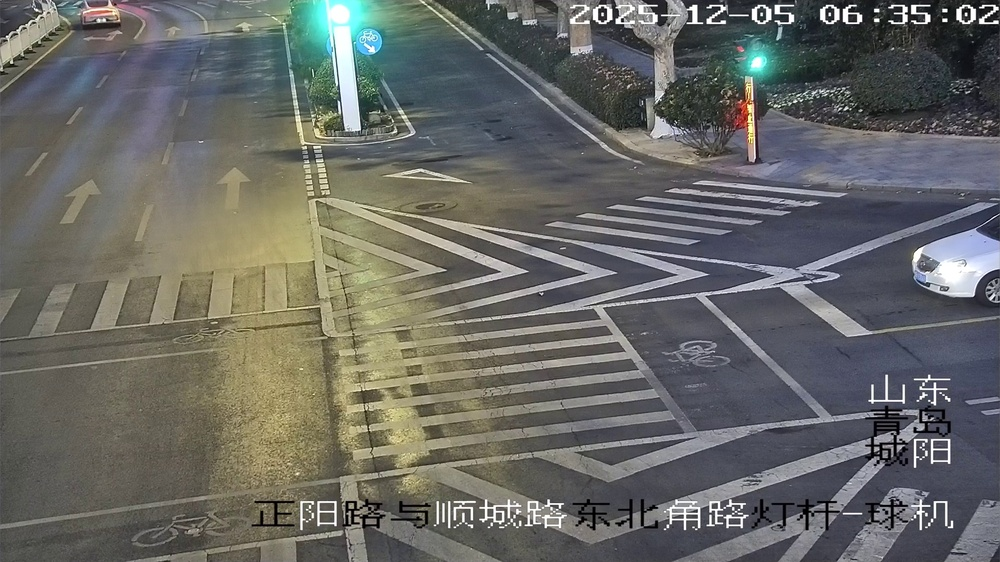
#> input picture 图像质量检测/light-data/AA_frame_31.jpg, 1000 x 562 px, shrunk from 1920 x 1080 before the run; its folder holds only this picture in this run
$ python -i '遮挡检测.py'   (imports and definitions only)
#> lines starting #> are read from the running program, lines starting #| are printed output that depends on the picture; after the words box and inside, x2 and y2 are one past the last pixel; in counts of white or black regions, pixels touching at a corner belong together
#> further down, picture is the input picture: shape (562, 1000, 3); mean B, G, R 101, 105, 104.2
import cv2
import numpy as np
import os


def detect_black_occlusion(
        img,
        black_thresh=40,
        area_ratio_thresh=0.15,
        std_thresh=15.0,
        select_mode="largest"   # "smoothest" 或 "largest"
):
    """
    检测大面积黑色遮挡块（支持按最大面积或最光滑边界选择遮挡块）
    返回: (is_occluded, occlusion_ratio) 元组
    """
#> called with black_thresh = 40, area_ratio_thresh = 0.15, std_thresh = 15, select_mode = 'largest'

    h, w = img.shape[:2]
#> h = 562; w = 1000
    gray = cv2.cvtColor(img, cv2.COLOR_BGR2GRAY)
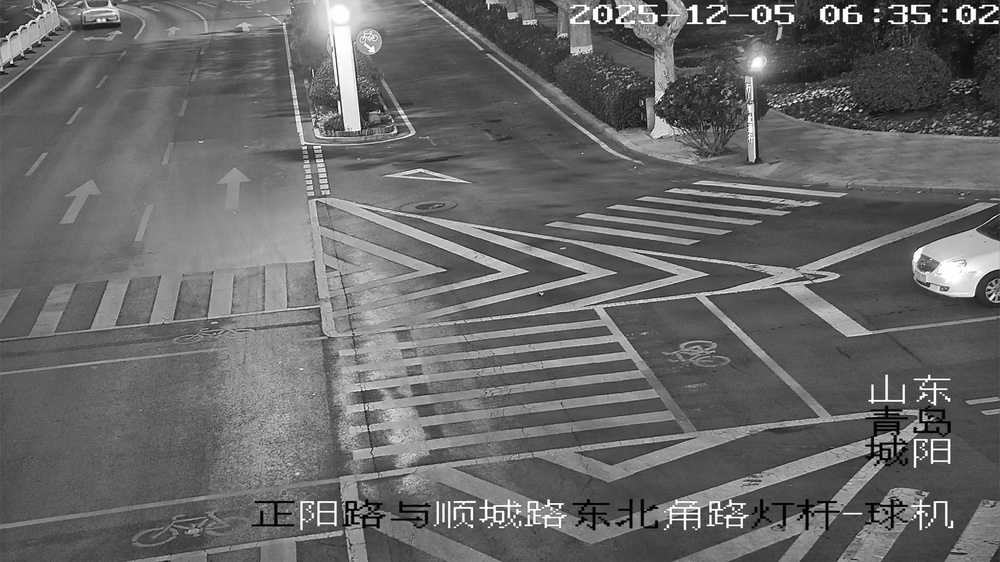
#> gray: shape (562, 1000); min 0, max 255, mean 104.3

    # 1. 阈值分割黑色区域
    _, mask = cv2.threshold(gray, black_thresh, 255, cv2.THRESH_BINARY_INV)
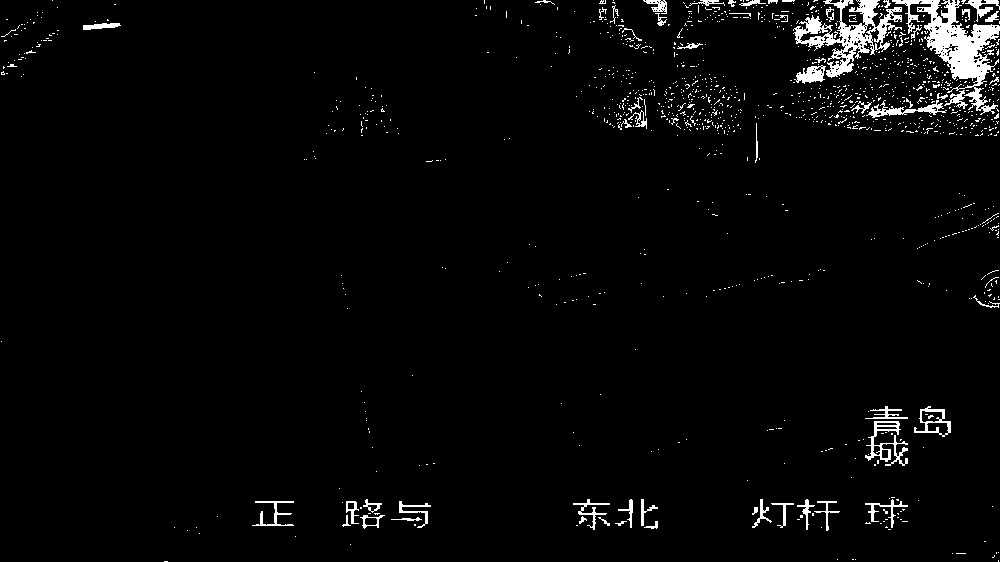
#> mask: shape (562, 1000); 2.8% white; 1237 white regions (1177 under 20 px)

    # 2. 连通区域
    contours, _ = cv2.findContours(mask, cv2.RETR_EXTERNAL, cv2.CHAIN_APPROX_SIMPLE)
#> contours = 1234 contours, 1197 with area under 20; largest, box (x1, y1, x2, y2) and area: (892, 0, 1000, 115) 3406, (793, 0, 902, 78) 2800, (914, 406, 951, 437) 607, (865, 421, 908, 466) 590, (866, 100, 947, 118) 346
    if len(contours) == 0:
        return False, 0.0  # 返回 (未遮挡, 遮挡比例0)

    # ===== 连通域选择策略 =====
    chosen_contour = None

    if select_mode == "largest":
        chosen_contour = max(contours, key=cv2.contourArea)
#> chosen_contour = contour of 656 points, box (x1, y1, x2, y2) (892, 0, 1000, 115), area 3406

    elif select_mode == "smoothest":
        smoothness_scores = []
        for cnt in contours:
            area = cv2.contourArea(cnt)
            if area <= 1:
                continue
            perimeter = cv2.arcLength(cnt, True)
            smoothness = (perimeter * perimeter) / area
            smoothness_scores.append((smoothness, cnt))

        if len(smoothness_scores) == 0:
            return False, 0.0

        chosen_contour = min(smoothness_scores, key=lambda x: x[0])[1]

    else:
        return False, 0.0

    cnt = chosen_contour
#> cnt has the same summary as chosen_contour
    area = cv2.contourArea(cnt)
#> area = 3406.5
    area_ratio = area / (h * w)
#> area_ratio = 0.00606

    # 3. 面积过滤
    if area_ratio < area_ratio_thresh:
        return False, area_ratio

    # 4. 遮挡区域纹理检测
    mask_region = np.zeros_like(gray)
    cv2.drawContours(mask_region, [cnt], -1, 255, -1)
    block_pixels = gray[mask_region == 255]
    block_std = np.std(block_pixels)

    if block_std > std_thresh:
        return False, area_ratio

    # ===== 输出返回布尔值和遮挡比例 =====
    return True, area_ratio


# ============================================================
# 按 is_occluded() 输出格式修改 remove_occluded_images
# ============================================================
# [41 lines left out: function remove_occluded_images, not called in this run]


# ============================================================
# [4 lines not run here, left out]

>>> import cv2
>>> picture = cv2.imread('light-data/AA_frame_31.jpg')
>>> result = detect_black_occlusion(picture)
#> result = (False, 0.00606)
